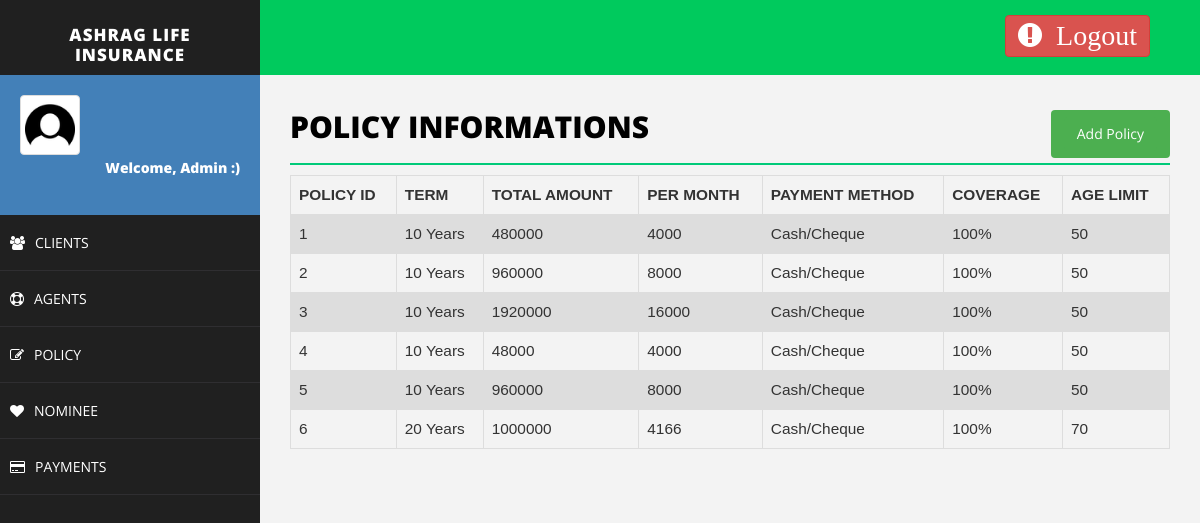
Screenshot of /policy.php (signed in) with the database file from the repository.
### tables this page shows
CREATE TABLE `policy` (
  `policy_id` varchar(50) NOT NULL,
  `term` varchar(50) NOT NULL,
  `health_status` varchar(50) NOT NULL,
  `system` varchar(50) NOT NULL,
  `payment_method` varchar(50) NOT NULL,
  `coverage` varchar(50) NOT NULL,
  `age_limit` varchar(20) NOT NULL
);

### policy.php (the view, shortened to what this page needs)
<!DOCTYPE html>
<html>
<head>
    <link href="assets/css/bootstrap.css" rel="stylesheet" />
    <link href="assets/css/font-awesome.css" rel="stylesheet" />
    <link href="assets/css/basic.css" rel="stylesheet" />
    <link href="assets/css/custom.css" rel="stylesheet" />
</head>
<body>
<?php include 'header.php';
?>
        <div id="page-wrapper">
                <div class="row">
                    <div class="col-md-12">
                        <h1 class="page-head-line">Policy Informations
                        <?php
			if ($_SESSION["username"]=="Admin") {
			echo '<button class="btn" align="center">';
            echo '<a href="addPolicy.php" class="btn">Add Policy</a>';
            echo '</button>';
			}
			?>
						</h1>
                    </div>
                </div>
<?php
include 'connection.php';
	$sql = "SELECT policy_id,term,health_status,system,payment_method,coverage, age_limit FROM policy";
	$result = $conn->query($sql);
    echo "<table class=\"table\">\n";
    echo "  <tr>\n";
    echo "    <th>POLICY ID</th>\n";
    echo "    <th>TERM</th>\n";
    echo "    <th>TOTAL AMOUNT</th>\n";
    echo "    <th>PER MONTH</th>\n";
	echo "    <th>PAYMENT METHOD</th>\n";
    echo "    <th>COVERAGE</th>\n";
    echo "    <th>AGE LIMIT</th>\n";
    echo "  </tr>";
	if ($result->num_rows > 0) {
	while($row = $result->fetch_assoc()) {
		echo "<tr>\n";
		echo "    <td>".$row["policy_id"]."</td>\n";
		echo "    <td>".$row["term"]."</td>\n";
		echo "    <td>".$row["health_status"]."</td>\n";
		echo "    <td>".$row["system"]."</td>\n";
		echo "    <td>".$row["payment_method"]."</td>\n";
		echo "    <td>".$row["coverage"]."</td>\n";
		echo "    <td>".$row["age_limit"]."</td>\n";
	}
	echo "</table>\n";
	} else {
    echo "0 results";
}
?>
        </div>
    </div>
</body>
</html>

### assets/css/basic.css (style rules this page uses)
body { font-family: 'Open Sans', sans-serif; line-height:25px; }
#page-wrapper { padding: 15px 15px; min-height: 600px; background: #F3F3F3; }
.page-head-line { font-size: 30px; text-transform: uppercase; color: #000; font-weight: 800; padding-bottom: 20px; border-bottom: 2px solid #00CA79; margin-bottom: 10px; }
@media (min-width:768px) { #page-wrapper { margin: 0 0 0 260px; padding: 15px 30px; min-height: 1200px; } }

### policy.php (style rules this page uses)
.btn { background-color: #4CAF50; float: right; color:white; text-decoration:none; }
table { font-family: arial, sans-serif; border-collapse: collapse; width: 100%; margin-left:0%; font-size:110%; }
td, th { border: 1px solid #dddddd; text-align: left; padding: 8px; }
tr:nth-child(even) { background-color: #dddddd; }

### rows the page displays
policy: policy_id "1", term "10 Years", health_status "480000", system "4000", payment_method "Cash/Cheque", coverage "100%", age_limit "50"
policy: policy_id "2", term "10 Years", health_status "960000", system "8000", payment_method "Cash/Cheque", coverage "100%", age_limit "50"
policy: policy_id "3", term "10 Years", health_status "1920000", system "16000", payment_method "Cash/Cheque", coverage "100%", age_limit "50"
policy: policy_id "4", term "10 Years", health_status "48000", system "4000", payment_method "Cash/Cheque", coverage "100%", age_limit "50"
policy: policy_id "5", term "10 Years", health_status "960000", system "8000", payment_method "Cash/Cheque", coverage "100%", age_limit "50"
policy: policy_id "6", term "20 Years", health_status "1000000", system "4166", payment_method "Cash/Cheque", coverage "100%", age_limit "70"

### other values shown
$_SESSION["username"] "Admin"
